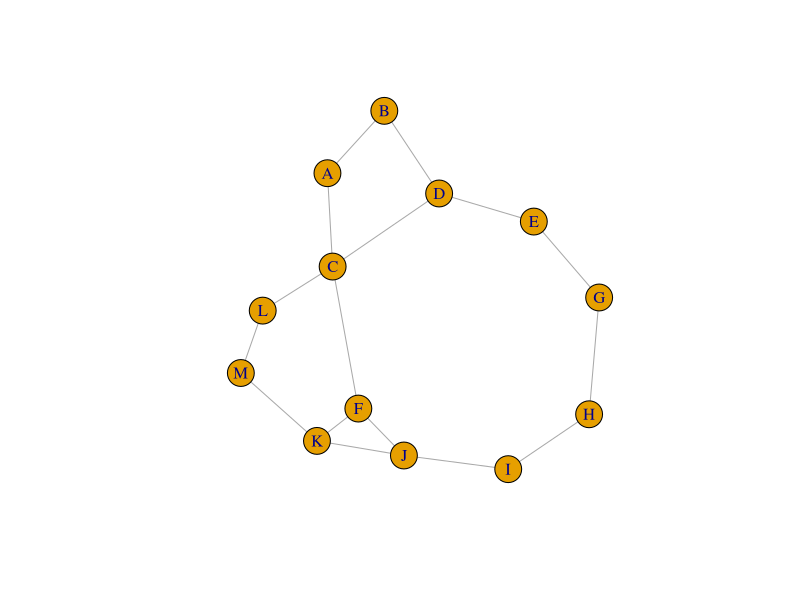
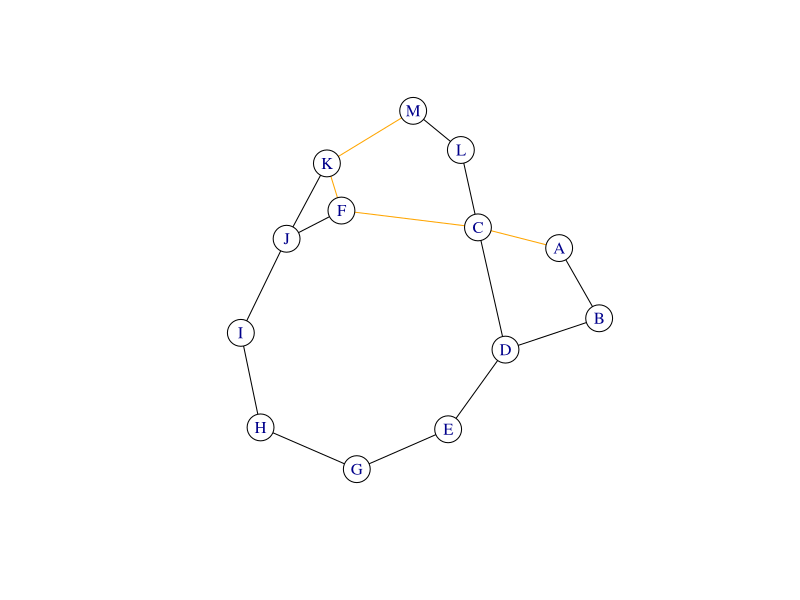

R code for these plots, in order:
library(igraph)
# node_heuristic<-c(240,186,182,163,170,150,165,139,120,130,122,104,100,77,72,65,65,0)
# names(node_heuristic)<-c('A','B','C','D','E','F','G','H','I','J','K','L','M','N','O','P','Q','R')
# 
# graph_1<-graph(edges=c('A','B','A','C','A','D','A','E','B','K','C','I','D','N','E','J','K','H','I','L','I','M','I','F','N','F','N','J','J','Q','J','G','H','L','L','P','M','O','Q','R','Q','G','P','R','P','O','O','R'),directed=F)
# E(graph_1)$weight<-c(73,64,89,104,83,64,89,40,35,28,20,31,84,53,80,35,36,63,50,65,113,65,41,72)

node_heuristic<-c(223,222,166,192,165,136,122,111,100,60,32,102,0)
names(node_heuristic)<-c('A','B','C','D','E','F','G','H','I','J','K','L','M')

graph_1<-graph(edges = c('A','B','A','C','B','D','C','D','C','F','C','L','D','E','F','J','F','K','L','M','E','G','J','I','J','K','K','M','G','H','I','H'), directed = F)
E(graph_1)$weight<-c(36,61,31,32,31,80,52,122,112,102,43,45,36,32,30,40)

start_node<-'A'
goal<-'M'

plot(graph_1)

V(graph_1)$color<-"white"
E(graph_1)$color<-"black"

open<-c()
open[start_node]<-node_heuristic[start_node]
closed<-c()
path<-c()
cost<-c()
link<-c()
cost[start_node]<-0
print(cost[start_node])
flag<-FALSE
while(TRUE){
  if(length(open)==0){
    break
  }
  n<-names(open)[1]
  if(n==goal){
    path<-c(path,n)
    flag<-TRUE
    break
  }
  closed<-c(closed,open[1])
  open<-open[-1]
  adj<-adjacent_vertices(graph_1,n)
  for(i in 1:length(adj[[1]])){
    ei<-get.edge.ids(graph_1,c(n,adj[[1]][i]$name))
    cost_of_edge<-E(graph_1)[ei]$weight
    cost_of_node<-cost[n]+cost_of_edge
    total_node_heuristic<-node_heuristic[adj[[1]][i]$name]+cost_of_node
    if(adj[[1]][i]$name %in% names(open)){
      if(open[adj[[1]][i]$name]>total_node_heuristic){
        open[adj[[1]][i]$name]<-total_node_heuristic
        cost[adj[[1]][i]$name]<-cost_of_node
        link[adj[[1]][i]$name]<-n
      }
      next
    }
    if(adj[[1]][i]$name %in% names(closed)){
      if(closed[adj[[1]][i]$name]>total_node_heuristic){
        open[adj[[1]][i]$name]<-total_node_heuristic
        cost[adj[[1]][i]$name]<-cost_of_node
        link[adj[[1]][i]$name]<-n
      }
      next
    }
    open[adj[[1]][i]$name]<-node_heuristic[adj[[1]][i]$name]+cost_of_node
    cost[adj[[1]][i]$name]<-cost_of_node
    link[adj[[1]][i]$name]<-n
  }
  ordered_open<-order(as.numeric(open))
  open<-open[ordered_open]
  print(open)
  path<-c(path,n)
}
for(i in 2:length(path)){
  ei <- get.edge.ids(graph_1, c(path[i],link[path[i]]))
  E(graph_1)[ei]$color<-'orange'
}
plot(graph_1)
print(cost[goal])
if(flag){
  print(path)
}else{
  print("path not found")
}